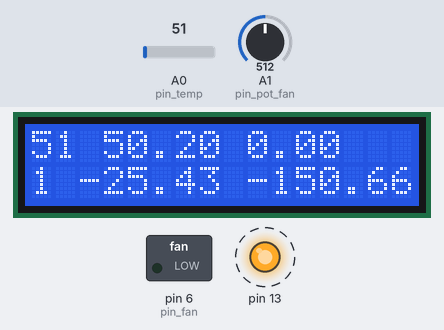
Bench run of a sketch on a simulated Arduino Uno, built with avr-gcc and run on an emulated ATmega328P. Parts: 16×2 character LCD, switched loads named in the sketch (green lamp = pin HIGH), output pins drawn as LEDs (lit = HIGH). Dashed ring = blinking. The test bench sets the inputs (shaded band); at power-on: A1 (pin_pot_fan) = 512, A0 (pin_temp) = 51. What the sketch prints to the serial monitor is not drawn.

Above: at 1.2 s.
1.3 s: A1 (pin_pot_fan) set to 5
At 2.31 s:
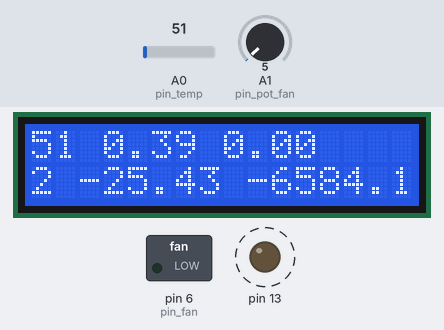
3.3 s: A1 (pin_pot_fan) set to 2
At 4.41 s:
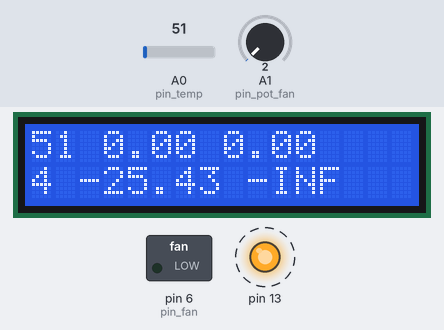
5.9 s: A0 (pin_temp) set to 112
At 6.41 s:
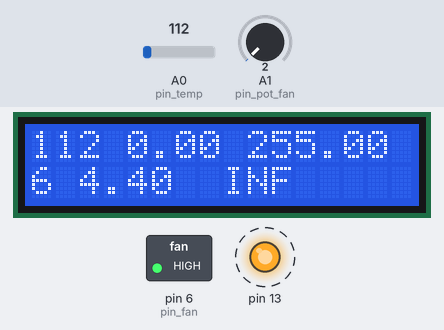
7.9 s: A1 (pin_pot_fan) set to 40
At 8.41 s:
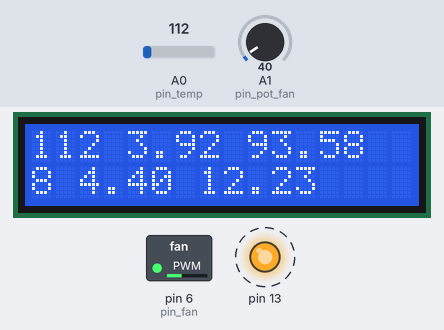
9.9 s: A0 (pin_temp) set to 163
At 10.41 s:
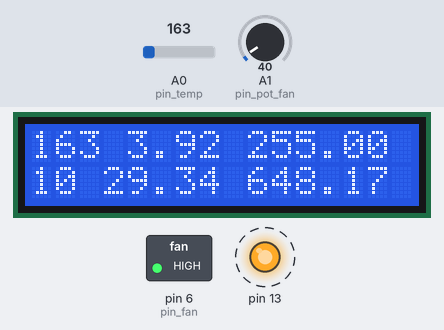
11.9 s: A1 (pin_pot_fan) set to 0
At 12.41 s:
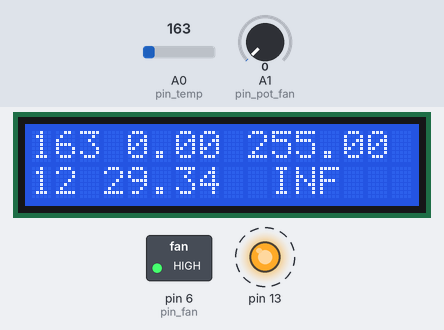
Timing chart, 0 to 14.9 s (numbered marks = the images above; inputs shaded):
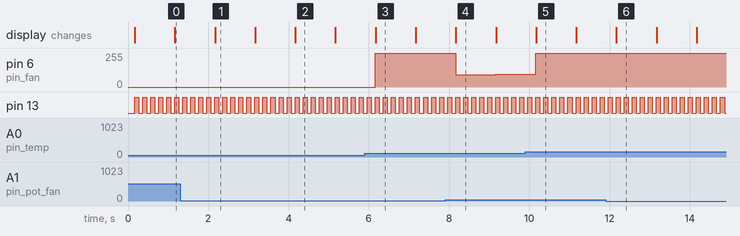

The sketch:

temperature_PID_arduino_IDE.ino
```cpp
/*
 * temperature_PID.ino
 *
 *  Created on: 21 Nov 2016
 *      Author: d7rob
 */

// @author: Daniel Robinson

// include the library code:
#include "Arduino.h"
#include <LiquidCrystal.h>

//uncomment this to use LiquidCrystal library
//#include "libraries/LCD/LiquidCrystal.h"

#include "libraries/PID/PID_v1.h"
#include "libraries/TimerOne/TimerOne.h"

// initialize the library with the numbers of the interface pins
LiquidCrystal lcd(12, 11, 5, 4, 3, 2);

#define pin_temp 0
#define pin_pot_fan 1
#define pin_fan 6

unsigned int counter_timer1 = 0;
int pot_fan;
int time_since_reset;
int temp_raw;
float temp;
float pot_100;

double PID_Setpoint, PID_Input, PID_Output;

//Specify the links and initial tuning parameters
double Kp=50, Ki=75, Kd=1;

PID myPID(&PID_Input, &PID_Output, &PID_Setpoint, Kp, Ki, Kd, REVERSE);

//void clear(String *str);
void print_lcd();

void setup() {
  // set up the LCD's number of columns and rows:
  lcd.begin(16, 2);
  // Print a message to the LCD.
  // lcd.print("time,Traw,T,Fan%");
  Serial.begin(9600);

  //  timer.setInterval(1, slow_loop);

  pinMode(13, OUTPUT);

  temp_raw = analogRead(pin_temp);
  PID_Input = get_temp(temp_raw);
  PID_Setpoint = 30;

  //turn the PID on
  myPID.SetMode(AUTOMATIC);

  Timer1.initialize(100000); // set a timer of length 100000 microseconds (or 0.1 sec - or 10Hz => the led will blink 5 times, 5 cycles of on-and-off, per second)
  Timer1.attachInterrupt( timerISR ); // attach the service routine here
}

void loop() {

  if (Serial.available()){
    String rx_msg = Serial.readString();
    Serial.println(rx_msg);
    String prefix = rx_msg.substring(0, 2);
    if (prefix.equals("P=")){
      Serial.println(rx_msg);
    }
//    if (rx_msg.substring(0, 2))
  }
  // delay(1000);
}

/*void clear(String *str){
  unsigned int i = 0;
  for (i = 0; i < str->length(); i++){
    str->setCharAt(i, ' ');
  }
}*/

// 1 second loop
void slow_loop(){
  lcd.clear();
  lcd.setCursor(8, 0);
  lcd.println("hello");
}

void timerISR()
{
  static int prev_pot_fan;

  // Toggle LED
  digitalWrite( 13, digitalRead( 13 ) ^ 1 );

  // doesn't works
  //  if (pot_fan - prev_pot_fan > -5){
  //    if (pot_fan - prev_pot_fan < 5){
  //      counter_timer1=1;
  //      print_lcd();
  //    }
  //  }

  prev_pot_fan = pot_fan;

  if (!counter_timer1) // basically happens every 10th count i.e. effectively 1Hz
  {
    // print the number of seconds since reset:
    time_since_reset = millis() / 1000;

    // potentiometer for manual fan control
    pot_fan = analogRead(pin_pot_fan);
    pot_fan >>= 2;
    pot_100 = pot_fan*0.392157;
    PID_Setpoint = pot_100;
    // analogWrite(pin_fan, pot_fan);


    temp_raw = analogRead(pin_temp);
    temp = get_temp(temp_raw);

    PID_Input = temp;

    myPID.Compute();

    analogWrite(pin_fan, PID_Output);


    // ** Print to LCD **
    print_lcd();

    // message buffers
    String msg_str = "";

    // ***************** SERIAL PRINTING ************

    msg_str.concat(time_since_reset);
    msg_str.concat('\t');

    //    msg_str.concat(temp_raw);
    //    msg_str.concat('\t');
    //    msg_str.concat(temp);
    //    msg_str.concat('\t');
    //    msg_str.concat(pot_fan);

    msg_str.concat(PID_Setpoint);
    msg_str.concat('\t');
    msg_str.concat(PID_Input);
    msg_str.concat('\t');
    msg_str.concat(PID_Output);
    msg_str.concat('\t');
    msg_str.concat('\n');


    Serial.print(msg_str);

    // **********************************************
  }

  counter_timer1++;
  counter_timer1 %= 10;
}

void print_lcd(){

  String msg_lcd = "";

  lcd.clear();

  // **************** LCD PRINTING ****************

  // set the cursor to column 0, line 1
  lcd.setCursor(0, 0);
  msg_lcd.concat(temp_raw);
  msg_lcd.concat(' ');
  msg_lcd.concat(PID_Setpoint);
  msg_lcd.concat(' ');
  msg_lcd.concat(PID_Output);

  lcd.print(msg_lcd);

  // set the cursor to column 0, line 1
  lcd.setCursor(0, 1);

  msg_lcd = "";
  msg_lcd.concat(time_since_reset);
  //  msg_lcd.concat(' ');
  //  msg_lcd.concat(temp_raw);
  msg_lcd.concat(' ');
  msg_lcd.concat(temp);
  msg_lcd.concat(' ');
  msg_lcd.concat(PID_Input*100/PID_Setpoint - 100);

  lcd.print(msg_lcd);

  // **********************************************
}

void step_fan(){

}

float get_temp(float temp_raw){
  // actual temp
  // ** LM35 **
//   return 0.489*temp_raw - 2;

  // ** MSC9700 **
  return 0.489*(temp_raw - 103);
}
```

Measured:
- the behaviour switches between 4 and 3 on A1 (pin_pot_fan) (found by bisection; images 1 and 2)
- after the input at 3.3 s, the display: changes after 0.87 s (image 2)
- after the input at 5.9 s, pin 6 (pin_fan): 0/255 → 255/255 after 0.26 s
- after the input at 7.9 s, pin 6 (pin_fan): 255/255 → 93/255 after 0.26 s, → 97/255 1.0 s later; the display: changes after 0.27 s (image 4)
- after the input at 11.9 s, the display: changes after 0.27 s (image 6)
- by itself, pin 13: alternates HIGH for 0.10 s and LOW for 0.10 s
- what the display in image 1 shows lasts 1.0 s, from 2.2 s to 3.2 s
